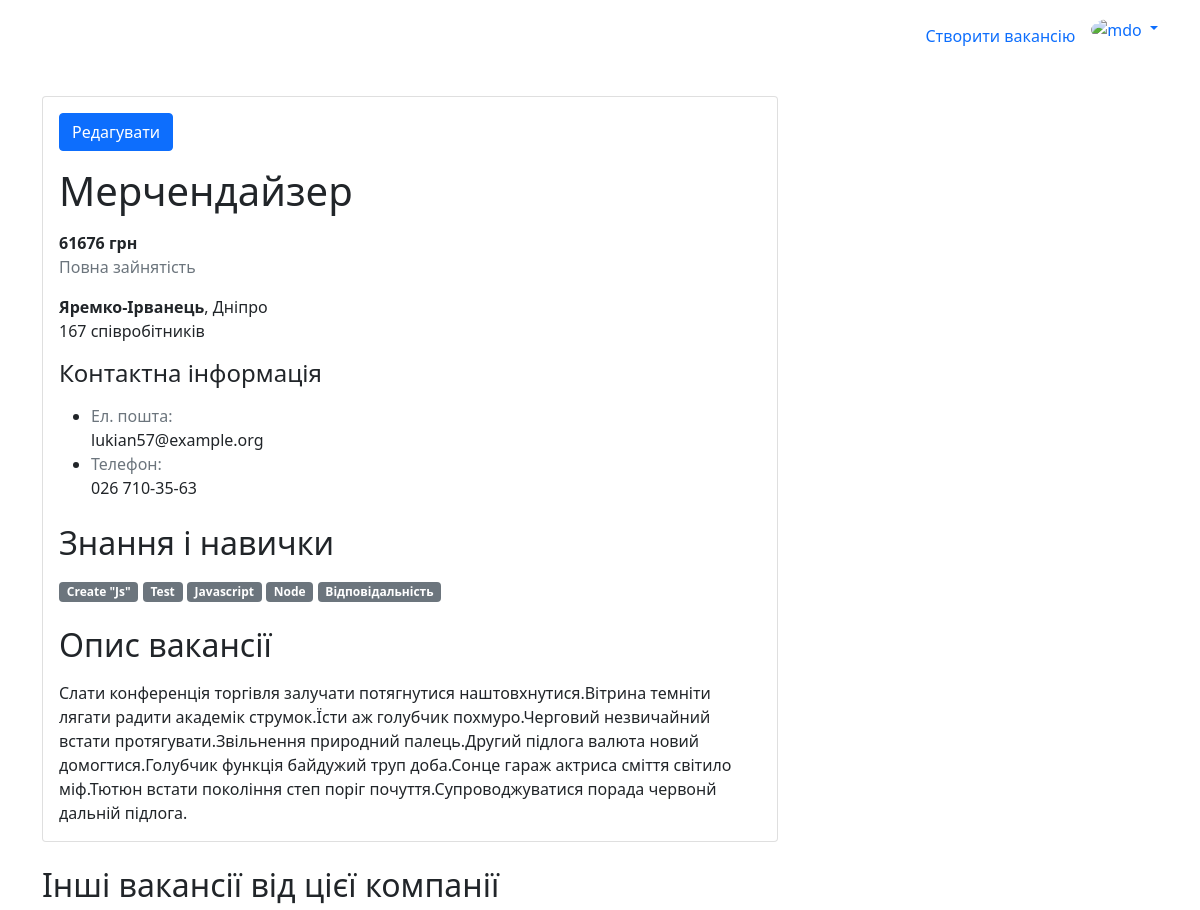
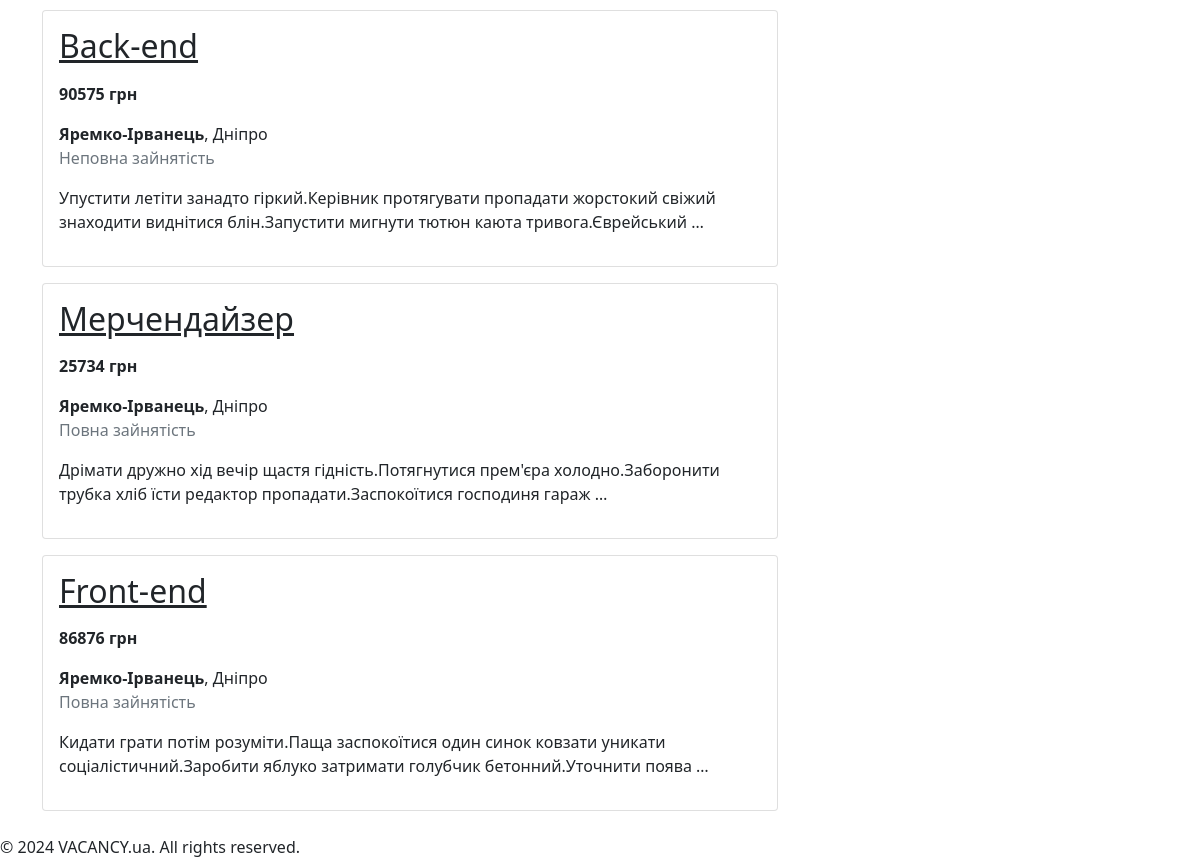
The page /vacancy/view/22/ (signed in) on the database its author committed (2 pictures, top to bottom).
### vacancy/models.py (models this page shows)
class Vacancy(models.Model):
    title = models.CharField(max_length=100)
    employment_type = models.CharField(max_length=20, choices=EMPLOYMENT_TYPE, null=True)
    salary = models.CharField(max_length=100)
    position = models.ForeignKey(JobPosition, on_delete=models.DO_NOTHING)
    skills = models.ManyToManyField(JobSkill)
    email = models.EmailField()
    phone_number = models.CharField(max_length=100)
    description = HTMLField()
    created_by = models.ForeignKey(User, on_delete=models.CASCADE, related_name='my_vacancies')
    objects = CustomBaseManager()

### main/models.py (models this page shows, shortened)
class JobPosition(models.Model):
    title = models.CharField(max_length=100)

class JobSkill(models.Model):
    value = models.CharField(max_length=100)

### user/models.py (models this page shows, shortened)
class Company(models.Model):
    name = models.CharField(null=False, max_length=100)
    address_text = models.CharField(max_length=100)
    region = models.CharField(max_length=2, choices=REGIONS, default=REGIONS[0][0])
    phone_number = models.CharField(max_length=100)
    employees_count = models.IntegerField()
    created_by = models.OneToOneField(User, on_delete=models.CASCADE, primary_key=True, related_name='company')

class User(AbstractUser):
    region = models.CharField(max_length=2, choices=REGIONS, default=REGIONS[0][0])
    auth_complete = models.BooleanField(default=True)
    age = models.IntegerField(blank=True)
    phone_number = models.CharField(max_length=100)
    saved_resumes = models.ManyToManyField('resume.Resume', related_name='saved_by')
    saved_vacancies = models.ManyToManyField('vacancy.Vacancy', related_name='saved_by')
    def is_job_seeker(self) -> bool:
        return self.groups.filter(name = UserRole.JOB_SEEKER).exists()
    def is_employer(self) -> bool:
        return self.groups.filter(name = UserRole.EMPLOYER).exists()

### vacancy/views.py (the view)
# urls.py: path('view/<int:id>/', VacancyView.as_view(), name = 'view'),
class VacancyView(View):
    def get(self, request: HttpRequest, id: int):
        try:
            vacancy_qs = (
                Vacancy.objects
                .select_related('position', 'created_by', 'created_by__company')
                .prefetch_related('skills')
            )
            if request.user.is_authenticated:
                vacancy_qs = annotate_is_vacancy_saved_to_user(vacancy_qs, request.user)
            vacancy = vacancy_qs.get(id=id)
        except Vacancy.DoesNotExist:
            return redirect('main:error')
        if request.user.id != vacancy.created_by:
            other_vacancies = self.get_user_other_vacancies(vacancy.created_by.id, vacancy.id)
        parent_template = (
            'main/base-employer.html'
            if request.user.is_authenticated and request.user.is_employer()
            else 'main/base-job-seeker.html'
        )
        return render(request, 'vacancy/view-vacancy.html', Utils.html_context(
            request,
            context={
                'vacancy': vacancy,
                'other_vacancies': other_vacancies,
                'is_job_seeker': request.user.is_authenticated and request.user.is_job_seeker(),
                'parent_template': parent_template
            }
        ))
    def get_user_other_vacancies(self, user_id, vacancy_id):
        filtered_qs = (Vacancy.objects
                    .filter(created_by__pk=user_id)
                    .exclude(id=vacancy_id)
                    .select_related('position')
                )
        if self.request.user.is_authenticated:
            filtered_qs = annotate_is_vacancy_saved_to_user(filtered_qs, self.request.user)
        return filtered_qs

### main/models.py (called while the page is built, shortened)
    def _clean_q_objects(self, args):
        new_args = []
        return new_args

    def filter(self, *args, **kwargs):
        filters = {key: value for key, value in kwargs.items() if value is not None}
        cleaned_args = self._clean_q_objects(args)
        return super().filter(*cleaned_args, **filters)

### main/templatetags/custom-tags.py (called while the page is built)
@register.filter(name='region')
def region(value):
    if not isinstance(value, str):
        return value
    r = [item[1] for item in REGIONS if item[0] == value][0]
    return r or value

@register.filter(name='employment_type')
def employment_type(value):
    if not isinstance(value, str):
        return value
    r = [item[1] for item in EMPLOYMENT_TYPE if item[0] == value][0]
    return r or value

### utils.py (called while the page is built)
    @staticmethod
    def html_context(request: HttpRequest, context = {}):
        auth_user = None
        if request.user.is_authenticated:
            auth_user = {
                'email': request.user.email,
                'username': request.user.username,
                'role': str(UserRole.EMPLOYER) if request.user.is_employer() else str(UserRole.JOB_SEEKER)
            }
        return {
            'auth_user': auth_user,
            **context
        }

### vacancy/views.py (called while the page is built)
def annotate_is_vacancy_saved_to_user(qs: QuerySet, user) -> QuerySet:
    return qs.annotate(is_saved=Case(
        When(saved_by=user, then=Value(True)),
        default=Value(False),
        output_field=BooleanField(),
    ))

### vacancy/templates/vacancy/view-vacancy.html (shortened to what this page needs)
{% extends parent_template %}
{% load custom-tags %}
{% block content %}
  <div class="row">
    <div class="col-md-8 col-12">
      <div class="card">
        <div class="card-body">
          {% if vacancy.created_by.username == auth_user.username %}
            <div class="card-top-actions pb-2 mb-2 d-flex justify-content-between">
              <a href="{% url 'vacancy:manage' vacancy.id %}" role="button" class="btn btn-primary">Редагувати</a>
            </div>
          {% endif %}
          <div class="card-title d-flex justify-content-between align-items-center">
            <h1>{{ vacancy.position.title }}</h1>
          </div>
          <p>
            <strong>{{ vacancy.salary }}</strong>
            <br>
            <span class="text-muted">{{ vacancy.employment_type|employment_type }}</span>
          </p>
          <p>
            <strong>{{ vacancy.created_by.company.name }}</strong>,
            {{ vacancy.created_by.company.region|region }}
            <br>
            {{ vacancy.created_by.company.employees_count }} співробітників
          </p>
          <h4 class="mb-3">Контактна інформація</h4>
          <ul class="attr-list">
            <li class="attr-item">
              <div class="text-muted attr-name">Ел. пошта:</div>
              <div class="attr-value">{{ vacancy.email }}</div>
            </li>
            <li class="attr-item">
              <div class="text-muted attr-name">Телефон:</div>
              <div class="attr-value">{{ vacancy.phone_number }}</div>
            </li>
          </ul>
          <h2 class="mt-4 mb-3">Знання і навички</h2>
          <div class="skill-list">
            {% for skill in vacancy.skills.all %}
              <span class="badge bg-secondary">{{ skill.value }}</span>
            {% endfor %}
          </div>
          <h2 class="mt-4 mb-3">Опис вакансії</h2>
          <div class="description">
            {{ vacancy.description|safe }}
          </div>
        </div>
      </div>
      {% if other_vacancies %}
        <h2 class="mt-4 mb-3">Інші вакансії від цієї компанії</h2>
        {% for v in other_vacancies %}
          <div class="wrapper mt-3">
            {% include 'main/components/vacancy-simple-card.html' with vacancy=v show_save=is_job_seeker %}
          </div>
        {% endfor %}
      {% endif %}
    </div>
  </div>
{% endblock %}

### main/templates/main/components/vacancy-simple-card.html (shortened to what this page needs)
{% load custom-tags %}
<div class="card with-hover">
  <div class="card-body">
    <div class="card-title d-flex align-items-center justify-content-between">
      <h2><a href="{% url 'vacancy:view' vacancy.id %}" class="text-dark">{{ vacancy.position.title }}</a></h2>
    </div>
    <p><strong>{{ vacancy.salary }}</strong></p>
    <strong>{{ vacancy.created_by.company.name }}</strong>,
    {{ vacancy.created_by.company.region|region }}
    {% if vacancy.employment_type %}
      <p class="text-muted">{{ vacancy.employment_type|employment_type }}</p>
    {% endif %}
    <div class="my-3">{{ vacancy.description|striptags|truncatewords:15 }}</div>
  </div>
</div>

### rows shown on the page
Vacancy: position "Мерчендайзер", salary "61676 грн", employment_type|employment_type "Повна зайнятість", created_by.company.name "Яремко-Ірванець", created_by.company.region|region "Дніпро", created_by.company.employees_count "167", email "lukian57@example.org", phone_number "026 710-35-63", description "Слати конференція торгівля залучати потягнутися наштовхнутися.Вітрина темніти лягати радити академік струмок.Їсти аж голубчик похмуро.Черговий незвичайний встати протягувати.Звільнення природний палець.Другий підлога валюта новий домогтися.Голубчик функція байдужий труп доба.Сонце гараж актриса сміття світило міф.Тютюн встати покоління степ поріг почуття.Супроводжуватися порада червонй дальній підлога."
JobSkill: value "Create \"Js\""
JobSkill: value "Test"
JobSkill: value "Javascript"
JobSkill: value "Node"
JobSkill: value "Відповідальність"
Vacancy: position "Back-end", salary "90575 грн", created_by.company.name "Яремко-Ірванець", created_by.company.region|region "Дніпро", employment_type|employment_type "Неповна зайнятість", description "Упустити летіти занадто гіркий.Керівник протягувати пропадати жорстокий свіжий знаходити виднітися блін.Запустити мигнути тютюн каюта тривога.Єврейський …"
Vacancy: position "Мерчендайзер", salary "25734 грн", created_by.company.name "Яремко-Ірванець", created_by.company.region|region "Дніпро", employment_type|employment_type "Повна зайнятість", description "Дрімати дружно хід вечір щастя гідність.Потягнутися прем'єра холодно.Заборонити трубка хліб їсти редактор пропадати.Заспокоїтися господиня гараж …"
Vacancy: position "Front-end", salary "86876 грн", created_by.company.name "Яремко-Ірванець", created_by.company.region|region "Дніпро", employment_type|employment_type "Повна зайнятість", description "Кидати грати потім розуміти.Паща заспокоїтися один синок ковзати уникати соціалістичний.Заробити яблуко затримати голубчик бетонний.Уточнити поява …"
